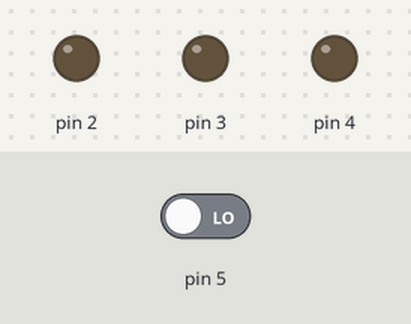
The sketch below on a simulated Arduino Uno, built with avr-gcc and run on an emulated ATmega328P. Shown: output pins drawn as LEDs (lit = HIGH). Dashed ring = blinking. The inputs (shaded band) are chosen by the test bench; at power-on: pin 5 LOW.

Above: at 1.2 s.
1.3 s: pin 5 driven HIGH
At 1.7 s:
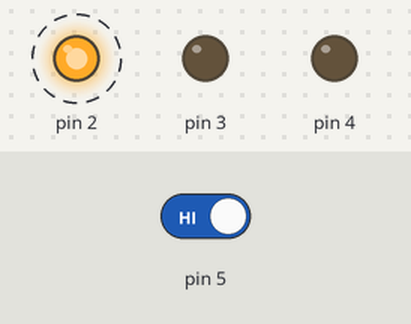
At 3.2 s:
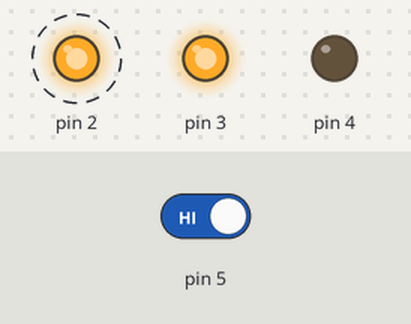
4.3 s: pin 5 driven LOW
At 5.0 s:
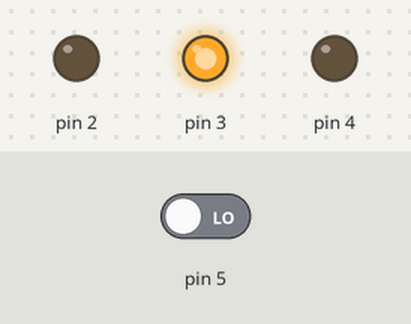
Timing chart, 0 to 7.3 s (numbered marks = the images above; inputs shaded):
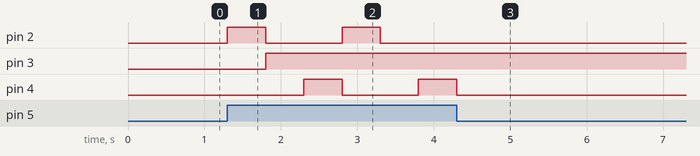

Measured:
- after the input at 1.3 s, pin 2: alternates HIGH for 0.50 s and LOW for 1.0 s, starting at once; pin 3: LOW → HIGH after 0.50 s; pin 4: LOW → HIGH after 1.0 s, → LOW 0.50 s later, → HIGH 1.0 s later
- after the input at 4.3 s, pin 2: stops changing and stays LOW; pin 4: goes on until 4.3 s, then stays LOW

The sketch:

Project-Traffic-Lights-LED-Program.ino
```cpp
int count = 0;
void setup()
{
  pinMode(5,INPUT);
  pinMode(2,OUTPUT);
  pinMode(3,OUTPUT);
  pinMode(4,OUTPUT);
}

void loop()
{
  if(digitalRead(5) == HIGH)
  {
    count++;
  }
  if(count == 1)
  {
    digitalWrite(2,HIGH);
    delay(500);
  }
  else if (count == 2)
  {
    digitalWrite(2,LOW);
    digitalWrite(3,HIGH);
    delay(500);
  }
  else if (count == 3)
  {
    digitalWrite(2,LOW);
    digitalWrite(4,HIGH);
    count = 0;
    delay(500);
    digitalWrite(4,LOW);
  }

}
```
